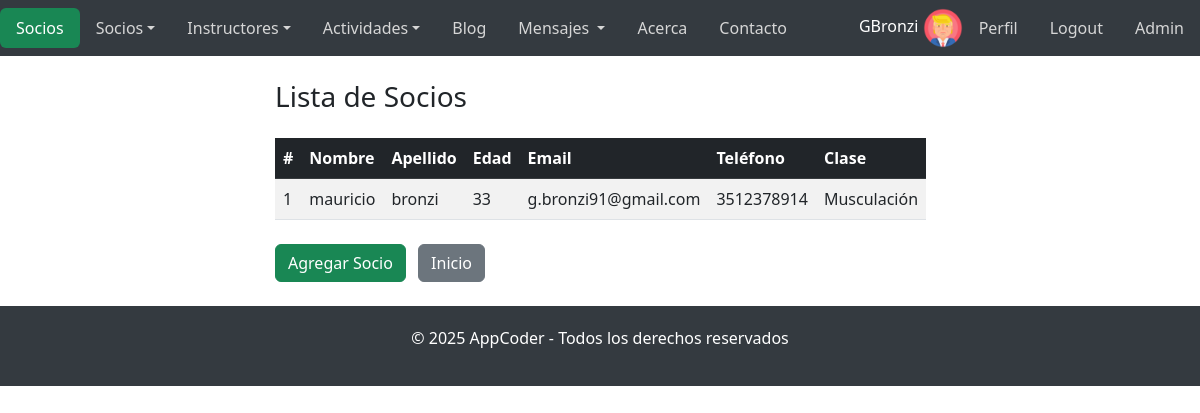
Page /socios/ (signed in) on the earlier database version.
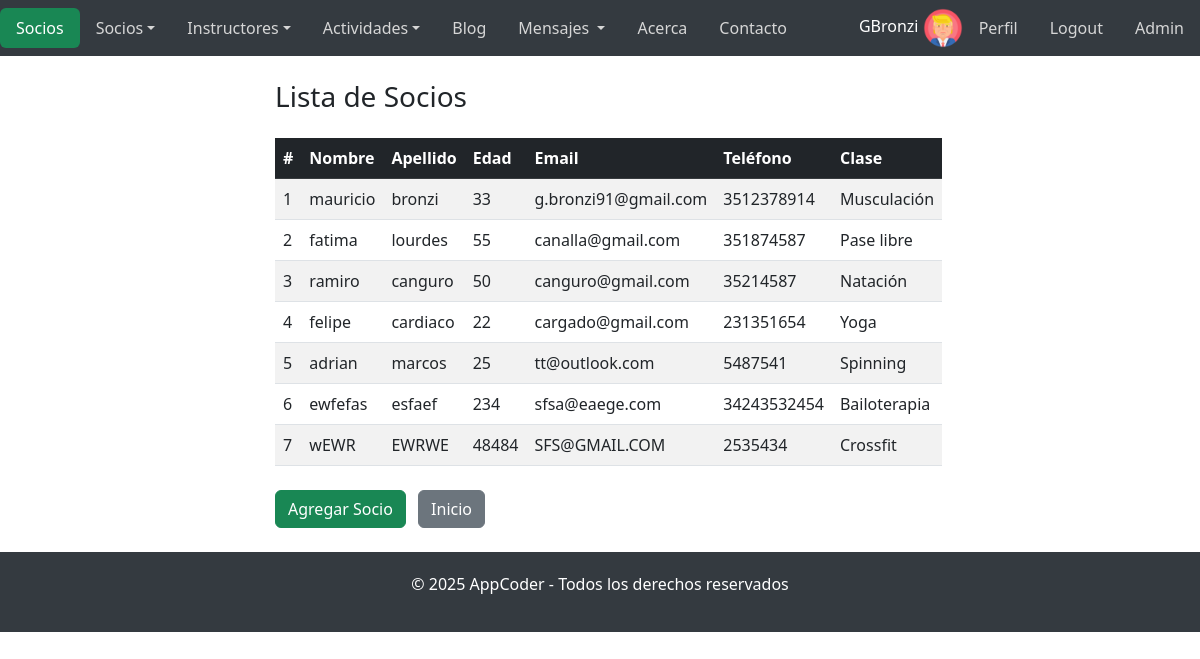
Same page on the later database version.
### AppAccounts/models.py (models this page shows, shortened)
class Profile(models.Model):
    user = models.OneToOneField(User, on_delete=models.CASCADE)
    avatar = models.ImageField(upload_to='avatars/', null=True, blank=True, default='avatars/avataruser.png')
    bio = RichTextField(blank=True, null=True)
    birthday = models.DateField(blank=True, null=True)
    address = models.CharField(max_length=255, blank=True, null=True)
    phone = models.CharField(max_length=20, blank=True, null=True)

### AppCoder/models.py (models this page shows, shortened)
class Socio(models.Model):
    tipos_clases = [
        ('musculacion', 'Musculación'),
        ('spinning', 'Spinning'),
        ('yoga', 'Yoga'),
        ('bailoterapia', 'Bailoterapia'),
        ('natacion', 'Natación'),
        ('crossfit', 'Crossfit'),
        ('pase libre', 'Pase libre'),
    ]
    nombre = models.CharField(max_length=100)  # Nombre del socio
    apellido = models.CharField(max_length=100)  # Apellido del socio
    email = models.EmailField()  # Correo electrónico único
    edad = models.PositiveIntegerField()  # Edad del socio
    telefono = models.CharField(max_length=20)  # Número de teléfono del socio
    tipo_clase = models.CharField(max_length=20, choices=tipos_clases)  # Clase elegida por el socio

### AppCoder/views.py (the view)
# urls.py: path('socios/', views.lista_socios, name='lista_socios'),
def lista_socios(request):
    socios = Socio.objects.all()
    return render(request, 'AppCoder/lista_socios.html', {'socios': socios})

### AppCoder/templates/AppCoder/lista_socios.html (shortened to what this page needs)
{% extends "base.html" %}
{% load static %}
{% block cuerpo %}
    <div class="container my-4">
        <h3 class="mb-4">Lista de Socios</h3>
        <table class="table table-striped table-hover">
            <thead class="table-dark">
                <tr>
                    <th>#</th>
                    <th>Nombre</th>
                    <th>Apellido</th>
                    <th>Edad</th>
                    <th>Email</th>
                    <th>Teléfono</th>
                    <th>Clase</th>
                </tr>
            </thead>
            <tbody>
                {% for socio in socios %}
                <tr>
                    <td>{{ forloop.counter }}</td>
                    <td>{{ socio.nombre }}</td>
                    <td>{{ socio.apellido }}</td>
                    <td>{{ socio.edad }}</td>
                    <td>{{ socio.email }}</td>
                    <td>{{ socio.telefono }}</td>
                    <td>{{ socio.get_tipo_clase_display }}</td>
                </tr>
                {% endfor %}
            </tbody>
        </table>
        <div class="mt-4">
            <a href="{% url 'cargar_socio' %}" class="btn btn-success me-2">Agregar Socio</a>
            <a href="{% url 'index' %}" class="btn btn-secondary">Inicio</a>
        </div>
    </div>
{% endblock %}

### templates/base.html (shortened to what this page needs)
<!DOCTYPE html>
<html lang="es">
<head>
    <link href="https://cdn.jsdelivr.net/npm/bootstrap@5.3.0-alpha3/dist/css/bootstrap.min.css" rel="stylesheet">
    {% load static %}
    <link rel="stylesheet" href="{% static 'css/styles.css' %}">
</head>
<body>
    <nav class="navbar navbar-expand-lg navbar-dark" style="background-color: #343a40;">
        <div id="navbarNav">
            <ul class="nav nav-pills">
                <li class="nav-item">
                    <a class="nav-link active bg-success {% if request.resolver_match.url_name == 'index' %}{% endif %}" aria-current="page" href="{% url 'index' %}">
                        {% if request.resolver_match.url_name in 'index,acerca,contacto' %}
                        AppCoder
                        {% elif request.resolver_match.url_name in 'lista_socios,cargar_socio' %}
                        Socios
                        {% elif request.resolver_match.url_name in 'lista_instructores,cargar_instructor' %}
                        Instructores
                        {% elif request.resolver_match.url_name in 'cargar_actividad,lista_actividades' %}
                        Actividad
                        {% elif request.resolver_match.url_name in 'list,create,detail,update,delete' %}
                        Blog
                        {% elif request.resolver_match.url_name in 'inbox,message_detail,send_message' %}
                        Mensajes
                        {% elif request.resolver_match.url_name in 'login,edit_profile,change_password,profile,signup,register' %}
                        Usuario
                        {% else %}
                        App{{ request.resolver_match.url_name|capfirst }}
                        {% endif %}
                    </a>
                </li>
                <li class="nav-item dropdown">
                    <a class="nav-link dropdown-toggle" data-bs-toggle="dropdown" href="#" role="button" aria-expanded="false" style="color: #d6d6d6;">Socios</a>
                </li>
                <li class="nav-item dropdown">
                    <a class="nav-link dropdown-toggle" data-bs-toggle="dropdown" href="#" role="button" aria-expanded="false" style="color: #d6d6d6;">Instructores</a>
                </li>
                <li class="nav-item dropdown">
                    <a class="nav-link dropdown-toggle" data-bs-toggle="dropdown" href="#" role="button" aria-expanded="false" style="color: #d6d6d6;">Actividades</a>
                </li>
                <li class="nav-item">
                    <a class="nav-link" href="{% url 'AppBlog:list' %}" style="color: #d6d6d6;">Blog</a>
                </li>
                <li class="nav-item dropdown">
                    <a class="nav-link dropdown-toggle" data-bs-toggle="dropdown" href="#" role="button" aria-expanded="false" style="color: #d6d6d6;">
                    Mensajes {% if unread_count > 0 %}<span class="badge">{{ unread_count }}</span>{% endif %}
                    </a>
                </li>
                <li class="nav-item">
                    <a class="nav-link" href="{% url 'acerca' %}" style="color: #d6d6d6;">Acerca</a>
                </li>
                <li class="nav-item">
                    <a class="nav-link" href="{% url 'contacto' %}" style="color: #d6d6d6;">Contacto</a>
                </li>
            </ul>
        </div>
        <div class="ms-auto">
            <ul class="nav nav-pills">
                <li class="nav-item">
                    {% if user.is_authenticated %}
                    <span class="text-white">{{ user.username }}</span>
                    <img class="img-login" src="{{ user.profile.avatar.url|default:'/media/avatars/avataruser.png' }}" alt="Avatar">
                    <li><a class="nav-link" href="{% url 'AppAccounts:profile' %}" style="color: #d6d6d6;">Perfil</a></li>
                    <li><a class="nav-link" href="{% url 'AppAccounts:logout' %}" style="color: #d6d6d6;">Logout</a></li>
                    {% if user.is_staff %}
                    <li><a class="nav-link" href='/superadmin/' style="color: #d6d6d6;">Admin</a></li>
                    {% endif %}
                {% else %}
                    <li><a class="nav-link" href="{% url 'AppAccounts:login' %}" style="color: #d6d6d6;">Login</a></li>
                    <li><a class="nav-link" href="{% url 'AppAccounts:register' %}" style="color: #d6d6d6;">Signup</a></li>
                {% endif %}
                </li>
            </ul>
        </div>
    </nav>
    {% block cuerpo %}{% endblock %}
    <footer class="footer">
        <p>&copy; 2025 AppCoder - Todos los derechos reservados</p>
    </footer>
</body>
</html>

### static/css/styles.css (style rules this page uses)
:root, [data-bs-theme=light] { --bs-blue: #0d6efd; --bs-indigo: #6610f2; --bs-purple: #6f42c1; --bs-pink: #d63384; --bs-red: #dc3545; --bs-orange: #fd7e14; --bs-yellow: #ffc107; --bs-green: #198754; --bs-teal: #20c997; --bs-cyan: #0dcaf0; --bs-black: #000; --bs-white: #fff; --bs-gray: #6c757d; --bs-gray-dark: #343a40; --bs-gray-100: #f8f9fa; --bs-gray-200: #e9ecef; --bs-gray-300: #dee2e6; --bs-gray-400: #ced4da; --bs-gray-500: #adb5bd; --bs-gray-600: #6c757d; --bs-gray-700: #495057; --bs-gray-800: #343a40; --bs-gray-900: #212529; --bs-primary: #0d6efd; --bs-secondary: #6c757d; --bs-success: #198754; --bs-info: #0dcaf0; --bs-warning: #ffc107; --bs-danger: #dc3545; --bs-light: #f8f9fa; --bs-dark: #212529; --bs-primary-rgb: 13, 110, 253; --bs-secondary-rgb: 108, 117, 125; --bs-success-rgb: 25, 135, 84; --bs-info-rgb: 13, 202, 240; --bs-warning-rgb: 255, 193, 7; --bs-danger-rgb: 220, 53, 69; --bs-light-rgb: 248, 249, 250; --bs-dark-rgb: 33, 37, 41; --bs-primary-text-emphasis: #052c65; --bs-secondary-text-emphasis: #2b2f32; --bs-success-text-emphasis: #0a3622; --bs-info-text-emphasis: #055160; --bs-warning-text-emphasis: #664d03; --bs-danger-text-emphasis: #58151c; --bs-light-text-emphasis: #495057; --bs-dark-text-emphasis: #495057; --bs-primary-bg-subtle: #cfe2ff; --bs-secondary-bg-subtle: #e2e3e5; --bs-success-bg-subtle: #d1e7dd; --bs-info-bg-subtle: #cff4fc; --bs-warning-bg-subtle: #fff3cd; --bs-danger-bg-subtle: #f8d7da; --bs-light-bg-subtle: #fcfcfd; --bs-dark-bg-subtle: #ced4da; --bs-primary-border-subtle: #9ec5fe; --bs-secondary-border-subtle: #c4c8cb; --bs-success-border-subtle: #a3cfbb; --bs-info-border-subtle: #9eeaf9; --bs-warning-border-subtle: #ffe69c; --bs-danger-border-subtle: #f1aeb5; --bs-light-border-subtle: #e9ecef; --bs-dark-border-subtle: #adb5bd; --bs-white-rgb: 255, 255, 255; --bs-black-rgb: 0, 0, 0; --bs-font-sans-serif: system-ui, -apple-system, "Segoe UI", Roboto, "Helvetica Neue", "Noto Sans", "Liberation Sans", Arial, sans-serif, "Apple Color Emoji", "Segoe UI Emoji", "Segoe UI Symbol", "Noto Color Emoji"; --bs-font-monospace: SFMono-Regular, Menlo, Monaco, Consolas, "Liberation Mono", "Courier New", monospace; --bs-gradient: linear-gradient(180deg, rgba(255, 255, 255, 0.15), rgba(255, 255, 255, 0)); --bs-body-font-family: var(--bs-font-sans-serif); --bs-body-font-size: 1rem; --bs-body-font-weight: 400; --bs-body-line-height: 1.5; --bs-body-color: #212529; --bs-body-color-rgb: 33, 37, 41; --bs-body-bg: #fff; --bs-body-bg-rgb: 255, 255, 255; --bs-emphasis-color: #000; --bs-emphasis-color-rgb: 0, 0, 0; --bs-secondary-color: rgba(33, 37, 41, 0.75); --bs-secondary-color-rgb: 33, 37, 41; --bs-secondary-bg: #e9ecef; --bs-secondary-bg-rgb: 233, 236, 239; --bs-tertiary-color: rgba(33, 37, 41, 0.5); --bs-tertiary-color-rgb: 33, 37, 41; --bs-tertiary-bg: #f8f9fa; --bs-tertiary-bg-rgb: 248, 249, 250; --bs-heading-color: inherit; --bs-link-color: #0d6efd; --bs-link-color-rgb: 13, 110, 253; --bs-link-decoration: underline; --bs-link-hover-color: #0a58ca; --bs-link-hover-color-rgb: 10, 88, 202; --bs-code-color: #d63384; --bs-highlight-color: #212529; --bs-highlight-bg: #fff3cd; --bs-border-width: 1px; --bs-border-style: solid; --bs-border-color: #dee2e6; --bs-border-color-translucent: rgba(0, 0, 0, 0.175); --bs-border-radius: 0.375rem; --bs-border-radius-sm: 0.25rem; --bs-border-radius-lg: 0.5rem; --bs-border-radius-xl: 1rem; --bs-border-radius-xxl: 2rem; --bs-border-radius-2xl: var(--bs-border-radius-xxl); --bs-border-radius-pill: 50rem; --bs-box-shadow: 0 0.5rem 1rem rgba(0, 0, 0, 0.15); --bs-box-shadow-sm: 0 0.125rem 0.25rem rgba(0, 0, 0, 0.075); --bs-box-shadow-lg: 0 1rem 3rem rgba(0, 0, 0, 0.175); --bs-box-shadow-inset: inset 0 1px 2px rgba(0, 0, 0, 0.075); --bs-focus-ring-width: 0.25rem; --bs-focus-ring-opacity: 0.25; --bs-focus-ring-color: rgba(13, 110, 253, 0.25); --bs-form-valid-color: #198754; --bs-form-valid-border-color: #198754; --bs-form-invalid-color: #dc3545; --bs-form-invalid-border-color: #dc3545; }
.footer { background-color: #343a40; color: white; padding: 20px; text-align: center; }
.container { max-width: 650px; }
.container, .container-fluid, .container-lg, .container-md, .container-sm, .container-xl, .container-xxl { --bs-gutter-x: 1.5rem; --bs-gutter-y: 0; width: 100%; padding-right: calc(var(--bs-gutter-x)* .0); padding-left: calc(var(--bs-gutter-x)* .0); }
.img-login { width: 40px; height: 40px; border-radius: 50%; object-fit: cover; border: none; }

Differences in the rows shown:
added Socio: nombre "fatima", apellido "lourdes", edad "55", email "canalla@gmail.com", telefono "351874587", tipo_clase "Pase libre"
added Socio: nombre "ramiro", apellido "canguro", edad "50", email "canguro@gmail.com", telefono "35214587", tipo_clase "Natación"
added Socio: nombre "felipe", apellido "cardiaco", edad "22", email "cargado@gmail.com", telefono "231351654", tipo_clase "Yoga"
added Socio: nombre "adrian", apellido "marcos", edad "25", email "tt@outlook.com", telefono "5487541", tipo_clase "Spinning"
added Socio: nombre "ewfefas", apellido "esfaef", edad "234", email "sfsa@eaege.com", telefono "34243532454", tipo_clase "Bailoterapia"
added Socio: nombre "wEWR", apellido "EWRWE", edad "48484", email "SFS@GMAIL.COM", telefono "2535434", tipo_clase "Crossfit"
